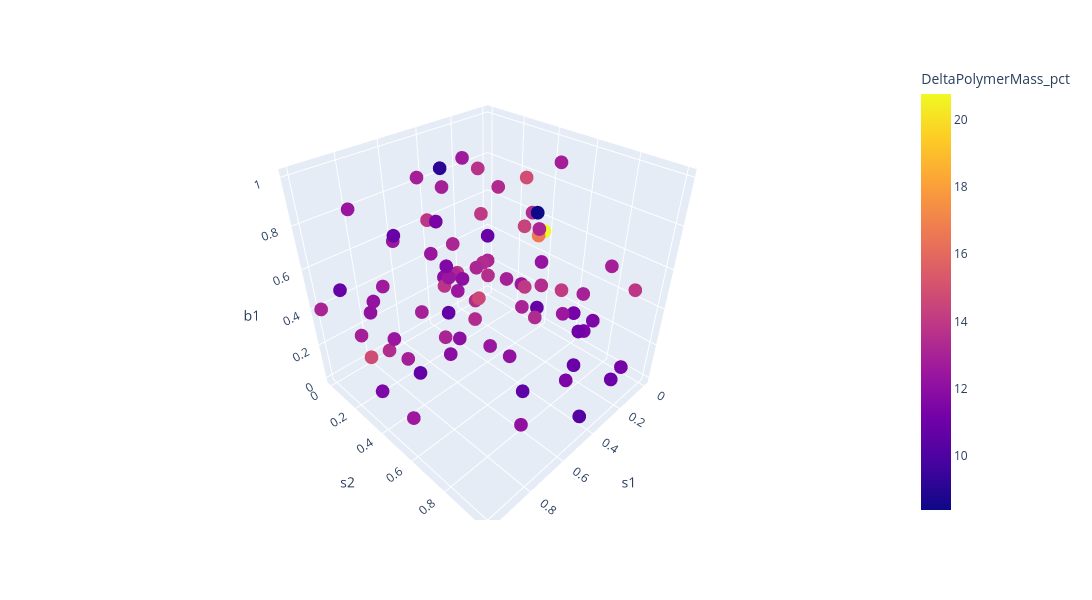

The code cell stored with this chart in its notebook:
### Markdown cell above
# Data Visualisation

### Code cell
fig = px.scatter_3d(df, x='s1', y='s2', z='b1', color='DeltaPolymerMass_pct',width=1300, height=600)
fig.show()
